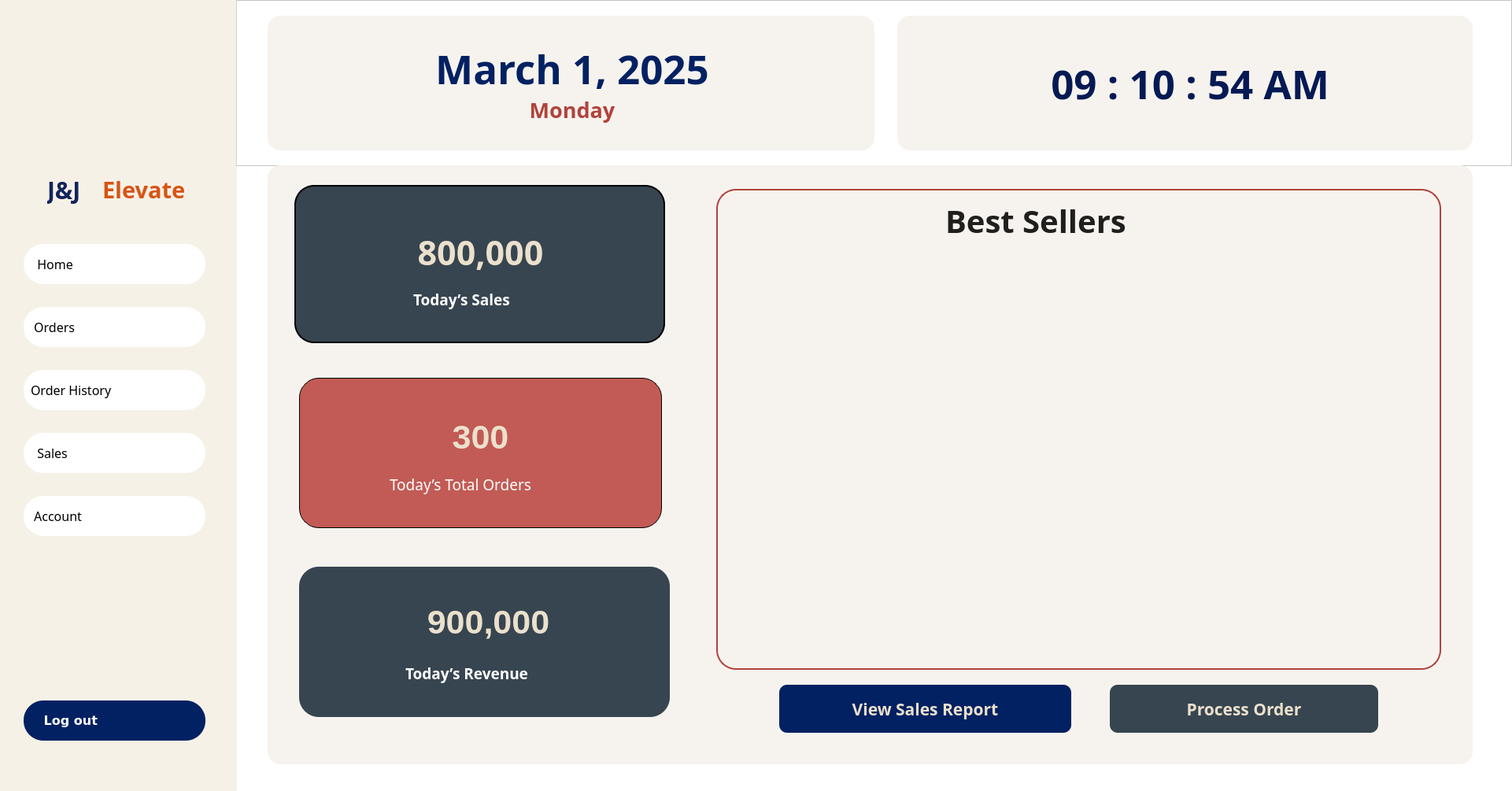
<?xml version="1.0" encoding="UTF-8"?>
<ui version="4.0">
 <class>CASHIER_DASHBOARD</class>
 <widget class="QWidget" name="CASHIER_DASHBOARD">
  <property name="geometry">
   <rect>
    <x>0</x>
    <y>0</y>
    <width>1921</width>
    <height>1005</height>
   </rect>
  </property>
  <property name="windowTitle">
   <string>Form</string>
  </property>
  <property name="styleSheet">
   <string notr="true">background: white;</string>
  </property>
  <widget class="QFrame" name="frame_45">
   <property name="geometry">
    <rect>
     <x>300</x>
     <y>0</y>
     <width>1621</width>
     <height>211</height>
    </rect>
   </property>
   <property name="frameShape">
    <enum>QFrame::StyledPanel</enum>
   </property>
   <property name="frameShadow">
    <enum>QFrame::Raised</enum>
   </property>
   <widget class="QLabel" name="timeLabel">
    <property name="geometry">
     <rect>
      <x>840</x>
      <y>20</y>
      <width>731</width>
      <height>171</height>
     </rect>
    </property>
    <property name="font">
     <font>
      <family>Montserrat ExtraBold</family>
      <pointsize>38</pointsize>
      <weight>75</weight>
      <bold>true</bold>
     </font>
    </property>
    <property name="styleSheet">
     <string notr="true">
    background-color: #f6f3ee;
	border-radius: 16;
    padding: 10px;
color: #051a54;
</string>
    </property>
    <property name="text">
     <string> 09 : 10 : 54 AM</string>
    </property>
    <property name="alignment">
     <set>Qt::AlignCenter</set>
    </property>
   </widget>
   <widget class="QLabel" name="dateLabel">
    <property name="geometry">
     <rect>
      <x>40</x>
      <y>20</y>
      <width>771</width>
      <height>171</height>
     </rect>
    </property>
    <property name="font">
     <font>
      <family>Montserrat ExtraBold</family>
      <weight>75</weight>
      <bold>true</bold>
     </font>
    </property>
    <property name="styleSheet">
     <string notr="true">
    background-color: #f6f3ee;
	border-radius: 16;
    padding: 10px;

</string>
    </property>
    <property name="text">
     <string>&lt;html&gt;&lt;head/&gt;&lt;body&gt;&lt;p align=&quot;center&quot;&gt;&lt;span style=&quot; font-size:38pt; color:#022162;&quot;&gt;March 1, 2025&lt;/span&gt;&lt;br/&gt;&lt;span style=&quot; font-size:20pt; color:#b2423c;&quot;&gt;Monday&lt;/span&gt;&lt;/p&gt;&lt;/body&gt;&lt;/html&gt;</string>
    </property>
    <property name="textFormat">
     <enum>Qt::RichText</enum>
    </property>
   </widget>
  </widget>
  <widget class="QFrame" name="frame_46">
   <property name="geometry">
    <rect>
     <x>340</x>
     <y>210</y>
     <width>1531</width>
     <height>761</height>
    </rect>
   </property>
   <property name="styleSheet">
    <string notr="true">
    background-color: #f6f3ee;
	border-radius: 16;
    padding: 10px;

</string>
   </property>
   <property name="frameShape">
    <enum>QFrame::StyledPanel</enum>
   </property>
   <property name="frameShadow">
    <enum>QFrame::Raised</enum>
   </property>
   <widget class="QFrame" name="Todays_Sales_box">
    <property name="geometry">
     <rect>
      <x>20</x>
      <y>20</y>
      <width>491</width>
      <height>221</height>
     </rect>
    </property>
    <property name="styleSheet">
     <string notr="true">#salesbox
{
border: 1px solid black;
border-radius: 10px;
    background-color: white;
    border: 2px solid black;
    padding: 10px;
}</string>
    </property>
    <property name="frameShape">
     <enum>QFrame::StyledPanel</enum>
    </property>
    <property name="frameShadow">
     <enum>QFrame::Raised</enum>
    </property>
    <widget class="QLabel" name="salesbox">
     <property name="geometry">
      <rect>
       <x>14</x>
       <y>5</y>
       <width>471</width>
       <height>201</height>
      </rect>
     </property>
     <property name="styleSheet">
      <string notr="true">
    background-color: #374550;
	border-radius: 25;
    padding: 10px;

</string>
     </property>
     <property name="text">
      <string/>
     </property>
    </widget>
    <widget class="QLabel" name="value_Tod_sales">
     <property name="geometry">
      <rect>
       <x>80</x>
       <y>30</y>
       <width>341</width>
       <height>121</height>
      </rect>
     </property>
     <property name="font">
      <font>
       <family>Montserrat ExtraBold</family>
       <pointsize>32</pointsize>
       <weight>75</weight>
       <bold>true</bold>
      </font>
     </property>
     <property name="styleSheet">
      <string notr="true">color:#ebe0cc;
background: transparent;
</string>
     </property>
     <property name="text">
      <string>800,000</string>
     </property>
     <property name="alignment">
      <set>Qt::AlignCenter</set>
     </property>
    </widget>
    <widget class="QLabel" name="label_4">
     <property name="geometry">
      <rect>
       <x>150</x>
       <y>120</y>
       <width>211</width>
       <height>61</height>
      </rect>
     </property>
     <property name="font">
      <font>
       <family>Montserrat SemiBold</family>
       <pointsize>14</pointsize>
       <weight>75</weight>
       <bold>true</bold>
      </font>
     </property>
     <property name="styleSheet">
      <string notr="true">color: #ffffff;
background: transparent;</string>
     </property>
     <property name="text">
      <string>Today’s Sales</string>
     </property>
    </widget>
   </widget>
   <widget class="QFrame" name="Todays_total_orders_box">
    <property name="geometry">
     <rect>
      <x>40</x>
      <y>270</y>
      <width>471</width>
      <height>211</height>
     </rect>
    </property>
    <property name="styleSheet">
     <string notr="true">#ordersbox
{
border: 1px solid black;
border-radius: 10px;
}</string>
    </property>
    <property name="frameShape">
     <enum>QFrame::StyledPanel</enum>
    </property>
    <property name="frameShadow">
     <enum>QFrame::Raised</enum>
    </property>
    <widget class="QLabel" name="ordersbox">
     <property name="geometry">
      <rect>
       <x>0</x>
       <y>0</y>
       <width>461</width>
       <height>191</height>
      </rect>
     </property>
     <property name="styleSheet">
      <string notr="true">
    background-color: #c25b55;
	border-radius: 25;
    padding: 10px;

</string>
     </property>
     <property name="text">
      <string/>
     </property>
    </widget>
    <widget class="QLabel" name="value_Tod_orders">
     <property name="geometry">
      <rect>
       <x>100</x>
       <y>20</y>
       <width>261</width>
       <height>111</height>
      </rect>
     </property>
     <property name="font">
      <font>
       <family>MS Shell Dlg 2</family>
       <pointsize>32</pointsize>
       <weight>75</weight>
       <bold>true</bold>
      </font>
     </property>
     <property name="styleSheet">
      <string notr="true">color: #ebe0cc;
background: transparent;</string>
     </property>
     <property name="text">
      <string>300</string>
     </property>
     <property name="alignment">
      <set>Qt::AlignCenter</set>
     </property>
    </widget>
    <widget class="QLabel" name="label_8">
     <property name="geometry">
      <rect>
       <x>100</x>
       <y>100</y>
       <width>271</width>
       <height>71</height>
      </rect>
     </property>
     <property name="font">
      <font>
       <family>Montserrat Medium</family>
       <pointsize>14</pointsize>
       <weight>50</weight>
       <bold>false</bold>
      </font>
     </property>
     <property name="styleSheet">
      <string notr="true">color: #ffffff;
background: transparent;</string>
     </property>
     <property name="text">
      <string>Today’s Total Orders</string>
     </property>
    </widget>
   </widget>
   <widget class="QFrame" name="Todays_revenue_box">
    <property name="geometry">
     <rect>
      <x>30</x>
      <y>510</y>
      <width>491</width>
      <height>211</height>
     </rect>
    </property>
    <property name="styleSheet">
     <string notr="true">#revenue
{
border: 1px solid black;
border-radius: 10px;
}</string>
    </property>
    <property name="frameShape">
     <enum>QFrame::StyledPanel</enum>
    </property>
    <property name="frameShadow">
     <enum>QFrame::Raised</enum>
    </property>
    <widget class="QLabel" name="revenuebox">
     <property name="geometry">
      <rect>
       <x>10</x>
       <y>0</y>
       <width>471</width>
       <height>191</height>
      </rect>
     </property>
     <property name="styleSheet">
      <string notr="true">
    background-color: #374550;
	border-radius: 25;
    padding: 10px;

</string>
     </property>
     <property name="text">
      <string/>
     </property>
    </widget>
    <widget class="QLabel" name="value_Tod_revenue">
     <property name="geometry">
      <rect>
       <x>70</x>
       <y>20</y>
       <width>361</width>
       <height>101</height>
      </rect>
     </property>
     <property name="font">
      <font>
       <family>MS Shell Dlg 2</family>
       <pointsize>32</pointsize>
       <weight>75</weight>
       <bold>true</bold>
      </font>
     </property>
     <property name="styleSheet">
      <string notr="true">color:#ebe0cc;
background: transparent;
</string>
     </property>
     <property name="text">
      <string>900,000</string>
     </property>
     <property name="alignment">
      <set>Qt::AlignCenter</set>
     </property>
    </widget>
    <widget class="QLabel" name="label_9">
     <property name="geometry">
      <rect>
       <x>130</x>
       <y>90</y>
       <width>311</width>
       <height>91</height>
      </rect>
     </property>
     <property name="font">
      <font>
       <family>Montserrat SemiBold</family>
       <pointsize>14</pointsize>
       <weight>75</weight>
       <bold>true</bold>
      </font>
     </property>
     <property name="styleSheet">
      <string notr="true">color: #ffffff;
background: transparent;</string>
     </property>
     <property name="text">
      <string>Today’s Revenue</string>
     </property>
    </widget>
   </widget>
   <widget class="QFrame" name="dashboard_bestsellers_box">
    <property name="geometry">
     <rect>
      <x>570</x>
      <y>30</y>
      <width>931</width>
      <height>621</height>
     </rect>
    </property>
    <property name="styleSheet">
     <string notr="true">#chartd
{
border: 1px solid black;
border-radius: 10px;
}</string>
    </property>
    <property name="frameShape">
     <enum>QFrame::StyledPanel</enum>
    </property>
    <property name="frameShadow">
     <enum>QFrame::Raised</enum>
    </property>
    <widget class="QFrame" name="frameBestSellersChart">
     <property name="geometry">
      <rect>
       <x>20</x>
       <y>80</y>
       <width>881</width>
       <height>511</height>
      </rect>
     </property>
     <property name="styleSheet">
      <string notr="true">background-color: transparent;
</string>
     </property>
     <property name="frameShape">
      <enum>QFrame::StyledPanel</enum>
     </property>
     <property name="frameShadow">
      <enum>QFrame::Raised</enum>
     </property>
    </widget>
    <widget class="QLabel" name="bestsellersbox">
     <property name="geometry">
      <rect>
       <x>0</x>
       <y>0</y>
       <width>921</width>
       <height>611</height>
      </rect>
     </property>
     <property name="styleSheet">
      <string notr="true">
    background-color: transparent;
	border-radius: 25;
    padding: 10px;

    border: 2px solid #b2423c;

</string>
     </property>
     <property name="text">
      <string/>
     </property>
    </widget>
    <widget class="QLabel" name="label_10">
     <property name="geometry">
      <rect>
       <x>270</x>
       <y>10</y>
       <width>461</width>
       <height>61</height>
      </rect>
     </property>
     <property name="font">
      <font>
       <family>Montserrat ExtraBold</family>
       <pointsize>30</pointsize>
       <weight>75</weight>
       <bold>true</bold>
      </font>
     </property>
     <property name="styleSheet">
      <string notr="true">color: #201f1d;
background: transparent;</string>
     </property>
     <property name="text">
      <string>Best Sellers</string>
     </property>
    </widget>
    <zorder>bestsellersbox</zorder>
    <zorder>label_10</zorder>
    <zorder>frameBestSellersChart</zorder>
   </widget>
   <widget class="QPushButton" name="btnViewSalesReport">
    <property name="geometry">
     <rect>
      <x>650</x>
      <y>660</y>
      <width>371</width>
      <height>61</height>
     </rect>
    </property>
    <property name="font">
     <font>
      <family>Poppins</family>
      <pointsize>16</pointsize>
      <weight>75</weight>
      <bold>true</bold>
      <underline>false</underline>
     </font>
    </property>
    <property name="styleSheet">
     <string notr="true">QPushButton {
    background-color: #022162;
    border-radius: 10px;  
    color: #ebe0cc;
    padding: 2px;
    text-align: center;
}

QPushButton:hover {
    background-color: rgba(2, 33, 98, 0.9);
}</string>
    </property>
    <property name="text">
     <string>View Sales Report</string>
    </property>
   </widget>
   <widget class="QPushButton" name="btnProcess_Order">
    <property name="geometry">
     <rect>
      <x>1070</x>
      <y>660</y>
      <width>341</width>
      <height>61</height>
     </rect>
    </property>
    <property name="font">
     <font>
      <family>Poppins</family>
      <pointsize>16</pointsize>
      <weight>75</weight>
      <bold>true</bold>
      <underline>false</underline>
     </font>
    </property>
    <property name="styleSheet">
     <string notr="true">QPushButton {
    background-color: #374550;
    border-radius: 10px;  
    color: #ebe0cc;
    padding: 2px;
    text-align: center;
}

QPushButton:hover {
    background-color: rgba(55, 69, 80, 0.9);
}</string>
    </property>
    <property name="text">
     <string>Process Order</string>
    </property>
   </widget>
  </widget>
  <widget class="QFrame" name="LeftMenuBar">
   <property name="geometry">
    <rect>
     <x>0</x>
     <y>0</y>
     <width>301</width>
     <height>1011</height>
    </rect>
   </property>
   <property name="font">
    <font>
     <pointsize>14</pointsize>
    </font>
   </property>
   <property name="styleSheet">
    <string notr="true">background-color: rgba(235, 224, 204, 0.47); /* #ebe0cc with 47% opacity */</string>
   </property>
   <property name="frameShape">
    <enum>QFrame::NoFrame</enum>
   </property>
   <property name="frameShadow">
    <enum>QFrame::Raised</enum>
   </property>
   <widget class="QLabel" name="JJelevate_text_2">
    <property name="geometry">
     <rect>
      <x>60</x>
      <y>220</y>
      <width>71</width>
      <height>41</height>
     </rect>
    </property>
    <property name="font">
     <font>
      <family>Arial Black</family>
      <pointsize>-1</pointsize>
      <weight>75</weight>
      <bold>true</bold>
     </font>
    </property>
    <property name="styleSheet">
     <string notr="true">color: #12245c;
font-family: &quot;Arial Black&quot;, Arial, sans-serif; 
background: transparent;
font-size: 30px;</string>
    </property>
    <property name="text">
     <string>J&amp;J </string>
    </property>
    <property name="scaledContents">
     <bool>true</bool>
    </property>
   </widget>
   <widget class="QLabel" name="Logo">
    <property name="geometry">
     <rect>
      <x>30</x>
      <y>50</y>
      <width>241</width>
      <height>171</height>
     </rect>
    </property>
    <property name="styleSheet">
     <string notr="true">background: transparent;</string>
    </property>
    <property name="text">
     <string/>
    </property>
    <property name="pixmap">
     <pixmap>../resources/images/JJLOGO.png</pixmap>
    </property>
    <property name="scaledContents">
     <bool>true</bool>
    </property>
    <property name="alignment">
     <set>Qt::AlignCenter</set>
    </property>
   </widget>
   <widget class="QPushButton" name="pushButton_Dashboard">
    <property name="geometry">
     <rect>
      <x>30</x>
      <y>310</y>
      <width>231</width>
      <height>51</height>
     </rect>
    </property>
    <property name="font">
     <font>
      <family>Montserrat Medium</family>
      <pointsize>12</pointsize>
      <weight>50</weight>
      <italic>false</italic>
      <bold>false</bold>
     </font>
    </property>
    <property name="styleSheet">
     <string notr="true">QPushButton {
    background-color: white;
    color: black;
    border-radius: 25px;
    padding: 9px;
    text-align: left;
}
QPushButton:hover {
    background-color:#c25b55;
    color:black;
    font-weight: 700;
}
QPushButton.activeButton {
    background-color:#c25b55;
    color:black;
    font-weight: 700;
}
</string>
    </property>
    <property name="text">
     <string>  Home   </string>
    </property>
    <property name="icon">
     <iconset>
      <normaloff>../resources/images/dashboard_icon.svg</normaloff>../resources/images/dashboard_icon.svg</iconset>
    </property>
    <property name="iconSize">
     <size>
      <width>40</width>
      <height>40</height>
     </size>
    </property>
   </widget>
   <widget class="QPushButton" name="pushButton_Order_History">
    <property name="geometry">
     <rect>
      <x>30</x>
      <y>470</y>
      <width>231</width>
      <height>51</height>
     </rect>
    </property>
    <property name="font">
     <font>
      <family>Montserrat Medium</family>
      <pointsize>12</pointsize>
     </font>
    </property>
    <property name="styleSheet">
     <string notr="true">QPushButton {
    background-color: white;
    color: black;
    border-radius: 25px;
    padding: 9px;
    text-align: left;
}
QPushButton:hover {
    background-color:#c25b55;
    color:black;
    font-weight: 700;
}
QPushButton.activeButton {
    background-color:#c25b55;
    color:black;
    font-weight: 700;
}
</string>
    </property>
    <property name="text">
     <string>Order History</string>
    </property>
    <property name="icon">
     <iconset>
      <normaloff>../resources/images/inventory_icon.svg</normaloff>../resources/images/inventory_icon.svg</iconset>
    </property>
    <property name="iconSize">
     <size>
      <width>46</width>
      <height>42</height>
     </size>
    </property>
   </widget>
   <widget class="QPushButton" name="pushButton_Sales">
    <property name="geometry">
     <rect>
      <x>30</x>
      <y>550</y>
      <width>231</width>
      <height>51</height>
     </rect>
    </property>
    <property name="font">
     <font>
      <family>Montserrat Medium</family>
      <pointsize>12</pointsize>
     </font>
    </property>
    <property name="styleSheet">
     <string notr="true">QPushButton {
    background-color: white;
    color: black;
    border-radius: 25px;
    padding: 9px;
    text-align: left;
}
QPushButton:hover {
    background-color:#c25b55;
    color:black;
    font-weight: 700;
}
QPushButton.activeButton {
    background-color:#c25b55;
    color:black;
    font-weight: 700;
}
</string>
    </property>
    <property name="text">
     <string>  Sales</string>
    </property>
    <property name="icon">
     <iconset>
      <normaloff>../resources/images/sales_icon.svg</normaloff>../resources/images/sales_icon.svg</iconset>
    </property>
    <property name="iconSize">
     <size>
      <width>35</width>
      <height>35</height>
     </size>
    </property>
   </widget>
   <widget class="QPushButton" name="pushButton_Account">
    <property name="geometry">
     <rect>
      <x>30</x>
      <y>630</y>
      <width>231</width>
      <height>51</height>
     </rect>
    </property>
    <property name="font">
     <font>
      <family>Montserrat Medium</family>
      <pointsize>12</pointsize>
     </font>
    </property>
    <property name="styleSheet">
     <string notr="true">QPushButton {
    background-color: white;
    color: black;
    border-radius: 25px;
    padding: 9px;
    text-align: left;
}
QPushButton:hover {
    background-color:#c25b55;
    color:black;
    font-weight: 700;
}
QPushButton.activeButton {
    background-color:#c25b55;
    color:black;
    font-weight: 700;
}
</string>
    </property>
    <property name="text">
     <string> Account     </string>
    </property>
    <property name="icon">
     <iconset>
      <normaloff>../resources/images/account_icon.svg</normaloff>../resources/images/account_icon.svg</iconset>
    </property>
    <property name="iconSize">
     <size>
      <width>48</width>
      <height>48</height>
     </size>
    </property>
   </widget>
   <widget class="QPushButton" name="pushButton_LogOut">
    <property name="geometry">
     <rect>
      <x>30</x>
      <y>890</y>
      <width>231</width>
      <height>51</height>
     </rect>
    </property>
    <property name="font">
     <font>
      <family>Verdana</family>
      <pointsize>12</pointsize>
      <weight>87</weight>
      <bold>true</bold>
     </font>
    </property>
    <property name="styleSheet">
     <string notr="true">QPushButton {
    background-color:#022162;
color:white;
font-weight: 700;
    border-radius: 25px;
    padding: 9px;
font-size: 14;
text-align: left;
}
QPushButton:hover {
        background-color: rgba(2, 33, 98, 0.8);
        color: white;
    font-weight: 700;
}</string>
    </property>
    <property name="text">
     <string>   Log out</string>
    </property>
    <property name="icon">
     <iconset>
      <normaloff>../resources/images/WHITElogout_icon.svg</normaloff>../resources/images/WHITElogout_icon.svg</iconset>
    </property>
    <property name="iconSize">
     <size>
      <width>38</width>
      <height>38</height>
     </size>
    </property>
   </widget>
   <widget class="QLabel" name="JJelevate_text_3">
    <property name="geometry">
     <rect>
      <x>130</x>
      <y>220</y>
      <width>131</width>
      <height>41</height>
     </rect>
    </property>
    <property name="font">
     <font>
      <family>Arial Black</family>
      <pointsize>-1</pointsize>
      <weight>75</weight>
      <bold>true</bold>
     </font>
    </property>
    <property name="styleSheet">
     <string notr="true">color: #d75413;
font-family: &quot;Arial Black&quot;, Arial, sans-serif; 
background: transparent;
font-size: 29px;
</string>
    </property>
    <property name="text">
     <string>Elevate</string>
    </property>
    <property name="scaledContents">
     <bool>true</bool>
    </property>
   </widget>
   <widget class="QPushButton" name="pushButton_Orders">
    <property name="geometry">
     <rect>
      <x>30</x>
      <y>390</y>
      <width>231</width>
      <height>51</height>
     </rect>
    </property>
    <property name="font">
     <font>
      <family>Montserrat Medium</family>
      <pointsize>12</pointsize>
     </font>
    </property>
    <property name="styleSheet">
     <string notr="true">QPushButton {
    background-color: white;
    color: black;
    border-radius: 25px;
    padding: 9px;
    text-align: left;
}
QPushButton:hover {
    background-color:#c25b55;
    color:black;
    font-weight: 700;
}
QPushButton.activeButton {
    background-color:#c25b55;
    color:black;
    font-weight: 700;
}
</string>
    </property>
    <property name="text">
     <string> Orders</string>
    </property>
    <property name="icon">
     <iconset>
      <normaloff>../resources/images/orders_icon.svg</normaloff>../resources/images/orders_icon.svg</iconset>
    </property>
    <property name="iconSize">
     <size>
      <width>46</width>
      <height>42</height>
     </size>
    </property>
   </widget>
  </widget>
 </widget>
 <resources/>
 <connections/>
</ui>
